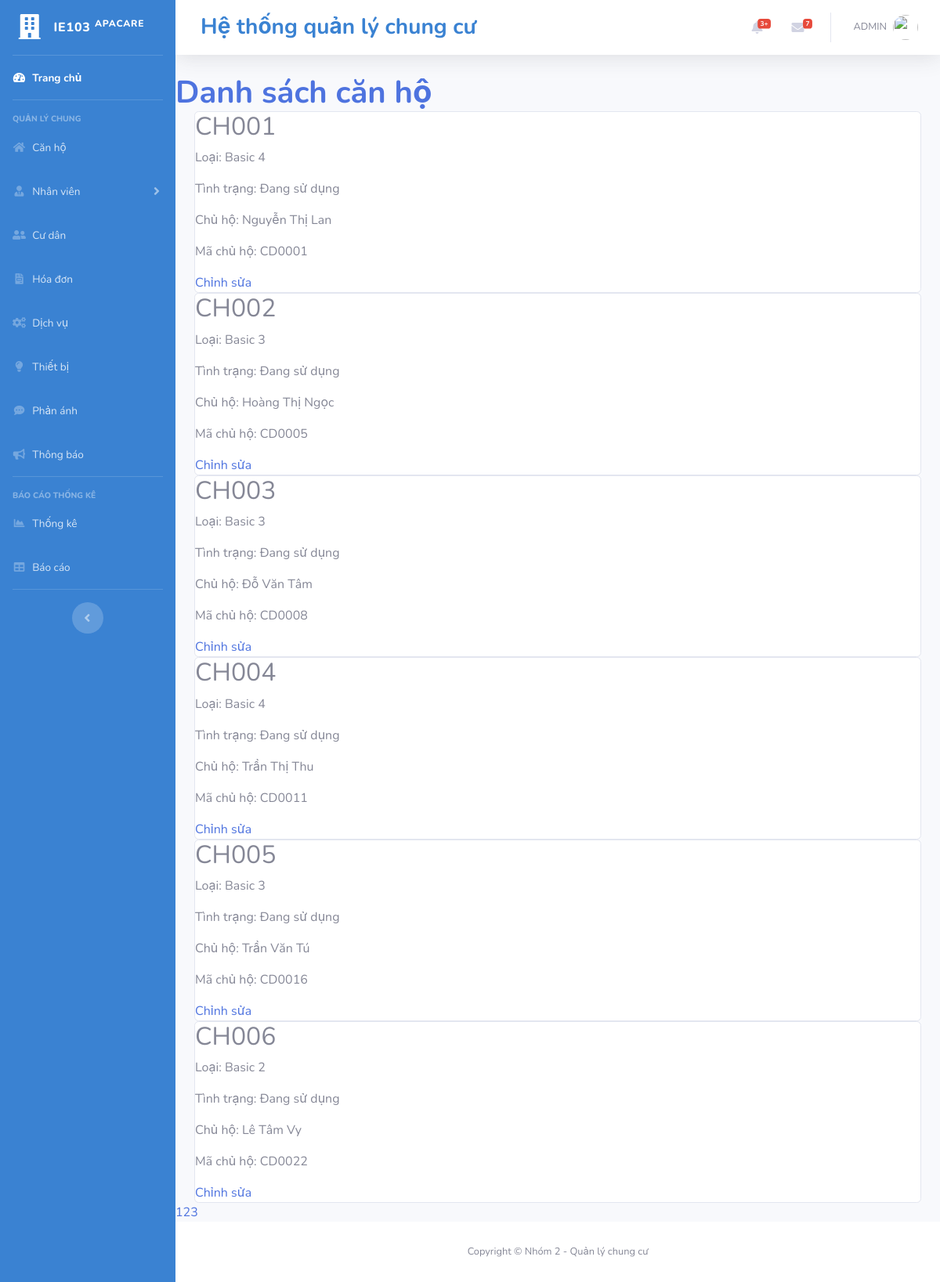
/canho.php, run on the app's committed database.
### tables this page shows
CREATE TABLE CanHo (
    MaCH CHAR(6) NOT NULL,
    LoaiCH VARCHAR(10) NOT NULL,
    MoTa TEXT,
    DienTich DECIMAL(5, 2) NOT NULL,
    Gia DECIMAL(14, 2) NOT NULL,
    MaTang CHAR(7) NOT NULL,
    TinhTrang INT NOT NULL,
    ChuHo CHAR(6),
    PRIMARY KEY (MaCH)
);

CREATE TABLE CuDan (
    MaCD CHAR(6) NOT NULL,
    TenCD VARCHAR(30) NOT NULL,
    GioiTinh VARCHAR(4) NOT NULL,
    SDT VARCHAR(10) UNIQUE,
    NgSinh DATE NOT NULL,
    QueQuan VARCHAR(30) NOT NULL,
    MaCH CHAR(6) NOT NULL,
    NgVaoO DATE,
    MatKhau VARCHAR(255),
    PRIMARY KEY (MaCD)
);

### canho.php (the view, shortened to what this page needs)
<?php
include('includes/header.php');
include('includes/navbar.php');
include('includes/db.php');
$limit = 6;
$page = isset($_GET['page']) ? $_GET['page'] : 1;
$start = ($page - 1) * $limit;
$result = $conn->query("SELECT COUNT(MaCH) AS MaCH FROM canho");
$empCount = $result->fetch_all(MYSQLI_ASSOC);
$total = $empCount[0]['MaCH'];
$pages = ceil($total / $limit);
$sql = "SELECT CH.MaCH, CH.LoaiCH, CH.TinhTrang, CD.MaCD as ChuHo, CD.TenCD as TenChuHo
        FROM CanHo CH
        LEFT JOIN CuDan CD ON CH.ChuHo = CD.MaCD
        LIMIT $start, $limit";
$result = $conn->query($sql);
?>
<!DOCTYPE html>
<html lang="vi">
<head>
    <link rel="stylesheet" href="scss/_cardapartment.scss">
</head>
<body>
    <h1 class="m-0 font-weight-bold text-primary" style="font-size: 2.5em;">Danh sách căn hộ</h1>
    <div class="container">
        <?php
        if ($result->num_rows > 0) {
            while ($row = $result->fetch_assoc()) {
                $class = $row['TinhTrang'] == 2 ? 'occupied' : 'vacant';
                $status = $row['TinhTrang'] == 2 ? "Đang sử dụng" : "Trống";
                echo "<div class='card $class'>
                        <h2>" . $row['MaCH'] . "</h2>
                        <p>Loại: " . $row['LoaiCH'] . "</p>
                        <p>Tình trạng: " . $status . "</p>";
                if ($row['TinhTrang'] == 2) {
                    echo "<p>Chủ hộ: " . $row['TenChuHo'] . "</p>
                          <p>Mã chủ hộ: " . $row['ChuHo'] . "</p>";
                }
                echo "<a href='#' onclick='openModal(" . json_encode($row) . ")'>Chỉnh sửa</a>
                    </div>";
            }
        } else {
            echo "<p>Không có dữ liệu</p>";
        }
        ?>
    </div>
    <div class="pagination">
        <?php for ($i = 1; $i <= $pages; $i++) : ?>
            <a href="canho.php?page=<?= $i; ?>" class="<?= ($page == $i) ? 'active' : ''; ?>"><?= $i; ?></a>
        <?php endfor; ?>
    </div>
    <?php
    include('includes/footer.php');
    ?>
</body>
</html>

### includes/header.php (shortened to what this page needs)
<!DOCTYPE html>
<html lang="en">
<head>
  <link href="vendor/fontawesome-free/css/all.min.css" rel="stylesheet" type="text/css">
  <link href="css/sb-admin-2.min.css" rel="stylesheet">
</head>
<body id="page-top">
  <div id="wrapper">

### includes/navbar.php (shortened to what this page needs)
   <ul class="navbar-nav bg-gradient-primary sidebar sidebar-dark accordion" id="accordionSidebar" style="background:#3A82D2;">
<a class="sidebar-brand d-flex align-items-center justify-content-center" href="dashboard.php">
  <div class="sidebar-brand-icon">
    <i class="fas fa-building"></i>
  </div>
  <div class="sidebar-brand-text mx-3">IE103 <sup>Apacare</sup></div>
</a>
<hr class="sidebar-divider my-0">
<li class="nav-item active">
  <a class="nav-link" href="dashboard.php">
    <i class="fas fa-fw fa-tachometer-alt"></i>
    <span>Trang chủ</span></a>
</li>
<hr class="sidebar-divider">
<div class="sidebar-heading">
  Quản lý chung
</div>
<li class="nav-item">
  <a class="nav-link" href="canho.php">
  <i class="fas fa-fw fa-home"></i>
    <span>Căn hộ</span></a>
</li>
<li class="nav-item">
  <a class="nav-link collapsed" href="#" data-toggle="collapse" data-target="#collapseTwo" aria-expanded="true" aria-controls="collapseTwo">
  <i class="fas fa-fw fa-user-tie"></i>
    <span>Nhân viên</span>
  </a>
</li>
<li class="nav-item">
  <a class="nav-link" href="cudan.php">
  <i class="fas fa-fw fa-user-friends"></i>
    <span>Cư dân</span></a>
</li>
<li class="nav-item">
  <a class="nav-link" href="hoadon.php">
  <i class="fas fa-fw fa-file-invoice"></i>
    <span>Hóa đơn</span></a>
</li>
<li class="nav-item">
  <a class="nav-link" href="dichvu.php">
  <i class="fas fa-fw fa-cogs"></i>
    <span>Dịch vụ</span></a>
</li>
<li class="nav-item">
  <a class="nav-link" href="thietbi.php">
  <i class="fas fa-fw fa-lightbulb"></i>
    <span>Thiết bị</span></a>
</li>
<li class="nav-item">
  <a class="nav-link" href="phananh.php">
  <i class="fas fa-fw fa-comment-dots"></i>
    <span>Phản ánh</span></a>
</li>
<li class="nav-item">
  <a class="nav-link" href="thongbao.php">
  <i class="fas fa-fw fa-bullhorn"></i>
    <span>Thông báo</span></a>
</li>
<hr class="sidebar-divider">
<div class="sidebar-heading">
  Báo cáo thống kê
</div>
<li class="nav-item">
  <a class="nav-link" href="thongke.php">
    <i class="fas fa-fw fa-chart-area"></i>
    <span>Thống kê</span></a>
</li>
<li class="nav-item">
  <a class="nav-link" href="baocao.php">
    <i class="fas fa-fw fa-table"></i>
    <span>Báo cáo</span></a>
</li>
<hr class="sidebar-divider d-none d-md-block">
<div class="text-center d-none d-md-inline">
  <button class="rounded-circle border-0" id="sidebarToggle"></button>
</div>
</ul>
    <div id="content-wrapper" class="d-flex flex-column">
      <div id="content">
        <nav class="navbar navbar-expand navbar-light bg-white topbar mb-4 static-top shadow">
          <div class="d-none d-sm-inline-block form-inline mr-auto ml-md-3 my-2 my-md-0 mw-100 navbar-search">
            <h1 class="h3 mb-0" style="color: #3A82D2; font-weight: bold;">Hệ thống quản lý chung cư</h1>
          </div>
          <ul class="navbar-nav ml-auto">
            <li class="nav-item dropdown no-arrow mx-1">
              <a class="nav-link dropdown-toggle" href="#" id="alertsDropdown" role="button" data-toggle="dropdown" aria-haspopup="true" aria-expanded="false">
                <i class="fas fa-bell fa-fw"></i>
                <span class="badge badge-danger badge-counter">3+</span>
              </a>
            </li>
            <li class="nav-item dropdown no-arrow mx-1">
              <a class="nav-link dropdown-toggle" href="#" id="messagesDropdown" role="button" data-toggle="dropdown" aria-haspopup="true" aria-expanded="false">
                <i class="fas fa-envelope fa-fw"></i>
                <span class="badge badge-danger badge-counter">7</span>
              </a>
            </li>
            <li class="nav-item dropdown no-arrow">
              <a class="nav-link dropdown-toggle" href="#" id="userDropdown" role="button" data-toggle="dropdown" aria-haspopup="true" aria-expanded="false">
                <span class="mr-2 d-none d-lg-inline text-gray-600 small">
               ADMIN
                </span>
                <img class="img-profile rounded-circle" src="https://th.bing.com/th/id/R.ac1f81a4ed99c86c27da148fa6d636d5?rik=7nKdZSrP%2bq383Q&pid=ImgRaw&r=0">
              </a>
            </li>
          </ul>
        </nav>

### includes/footer.php (shortened to what this page needs)
<footer class="sticky-footer bg-white">
    <div class="container my-auto">
        <div class="copyright text-center my-auto">
            <span>Copyright &copy; Nhóm 2 - Quản lý chung cư</span>
        </div>
    </div>
</footer>

### data on the page
canho: MaCH "CH001", LoaiCH "Basic 4", TinhTrang "Đang sử dụng", ChuHo.TenCD "Nguyễn Thị Lan", ChuHo.MaCD "CD0001"
canho: MaCH "CH002", LoaiCH "Basic 3", TinhTrang "Đang sử dụng", ChuHo.TenCD "Hoàng Thị Ngọc", ChuHo.MaCD "CD0005"
canho: MaCH "CH003", LoaiCH "Basic 3", TinhTrang "Đang sử dụng", ChuHo.TenCD "Đỗ Văn Tâm", ChuHo.MaCD "CD0008"
canho: MaCH "CH004", LoaiCH "Basic 4", TinhTrang "Đang sử dụng", ChuHo.TenCD "Trần Thị Thu", ChuHo.MaCD "CD0011"
canho: MaCH "CH005", LoaiCH "Basic 3", TinhTrang "Đang sử dụng", ChuHo.TenCD "Trần Văn Tú", ChuHo.MaCD "CD0016"
canho: MaCH "CH006", LoaiCH "Basic 2", TinhTrang "Đang sử dụng", ChuHo.TenCD "Lê Tâm Vy", ChuHo.MaCD "CD0022"
